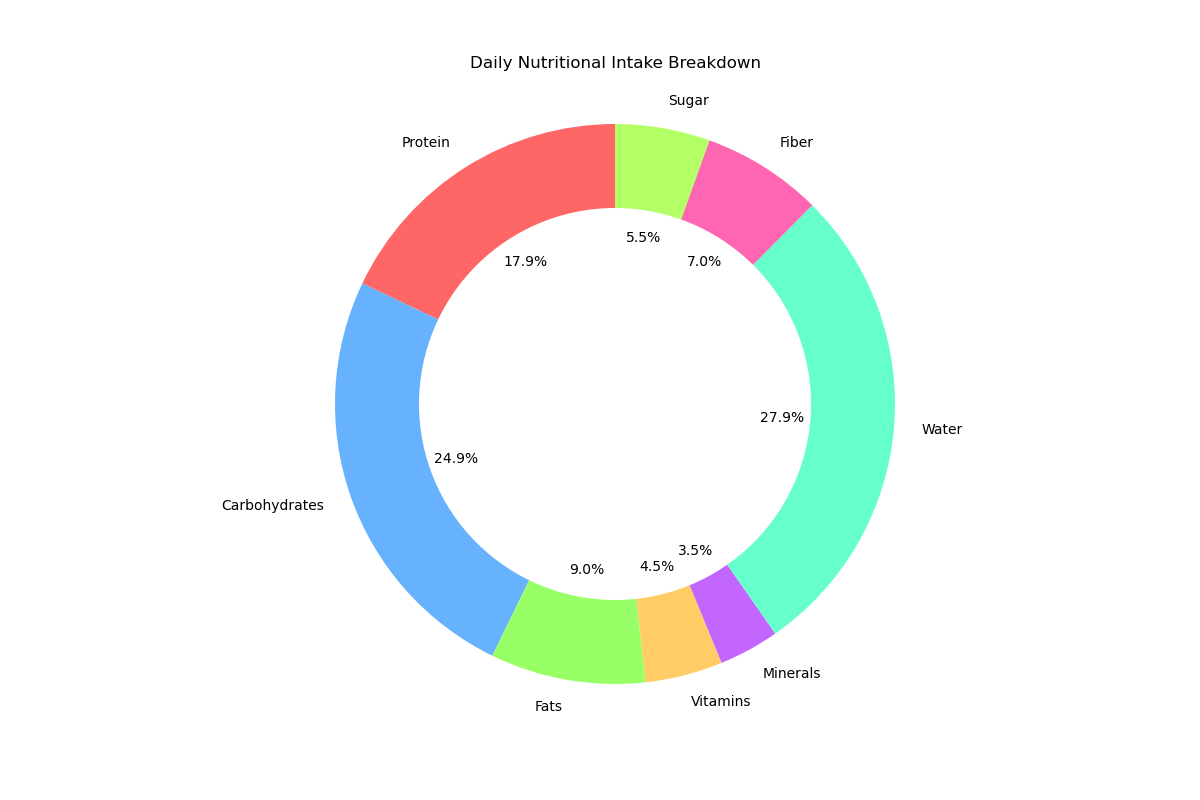

The Python source for this figure:

import matplotlib.pyplot as plt

# Data to plot
categories = ['Protein', 'Carbohydrates', 'Fats', 'Vitamins', 'Minerals', 'Water', 'Fiber', 'Sugar']
values = [180, 250, 90, 45, 35, 280, 70, 55]
colors = ['#ff6666','#66b2ff','#99ff66','#ffcc66','#c266ff','#66ffcc', '#ff66b2', '#b2ff66']

# Create pie chart
plt.figure(figsize=(12, 8))
plt.pie(values, labels=categories, colors=colors, autopct='%1.1f%%', startangle=90)

# Draw a circle at the center of pie to make it look like a donut
centre_circle = plt.Circle((0,0),0.70,fc='white')
fig = plt.gcf()
fig.gca().add_artist(centre_circle)

plt.axis('equal')  # Equal aspect ratio ensures that pie is drawn as a circle.
plt.title('Daily Nutritional Intake Breakdown', pad=20)
plt.show()
